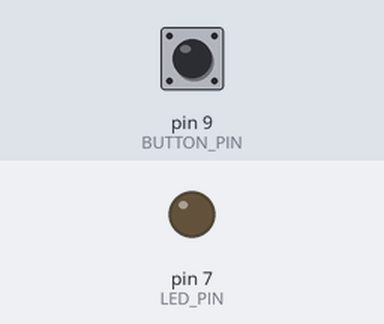
The sketch below on a simulated Arduino Uno, built with avr-gcc and run on an emulated ATmega328P. Parts: output pins drawn as LEDs (lit = HIGH). Dashed ring = blinking. The test bench sets the inputs (shaded band); at power-on: pin 9 (BUTTON_PIN) LOW.

Above: at 1.2 s.
1.3 s: pin 9 (BUTTON_PIN) pulled HIGH for 3.2 s
At 1.7 s:
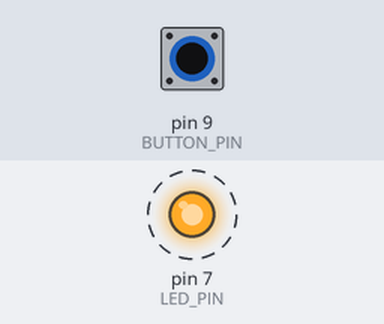
Timing chart, 0 to 6.3 s (numbered marks = the images above; inputs shaded):
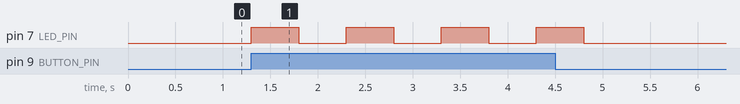

Measured:
- after the input at 1.3 s, pin 7 (LED_PIN): alternates HIGH for 0.50 s and LOW for 0.50 s, 8 changes in all, then stays LOW, starting at once

The sketch:

project1c.ino
```cpp
const int LED_PIN = 7;
const int BUTTON_PIN = 9;

void setup()
{
    pinMode(LED_PIN, OUTPUT);
    pinMode(BUTTON_PIN, INPUT);
}

void loop()
{
    if (digitalRead(BUTTON_PIN) == HIGH)
    {
        flashLed(LED_PIN, 500);
    }
}

void flashLed(int ledPin, int duration)
{
    digitalWrite(ledPin, HIGH);
    delay(duration);
    digitalWrite(ledPin, LOW);
    delay(duration);
}
```
